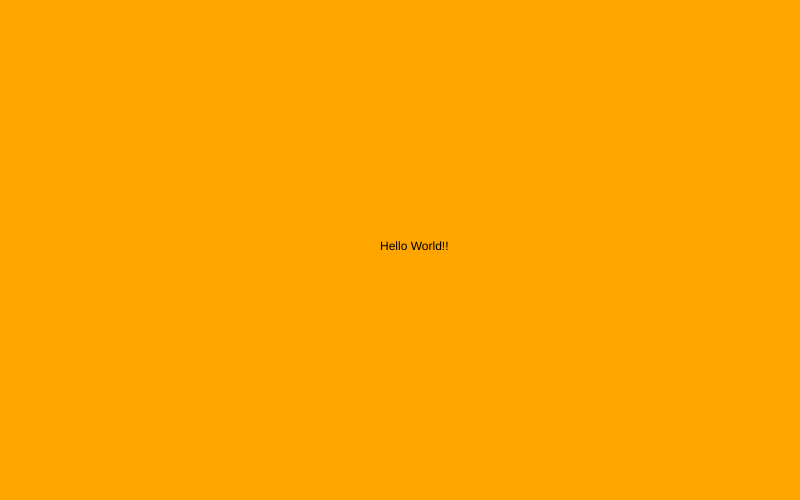
Frame 1 (no input)
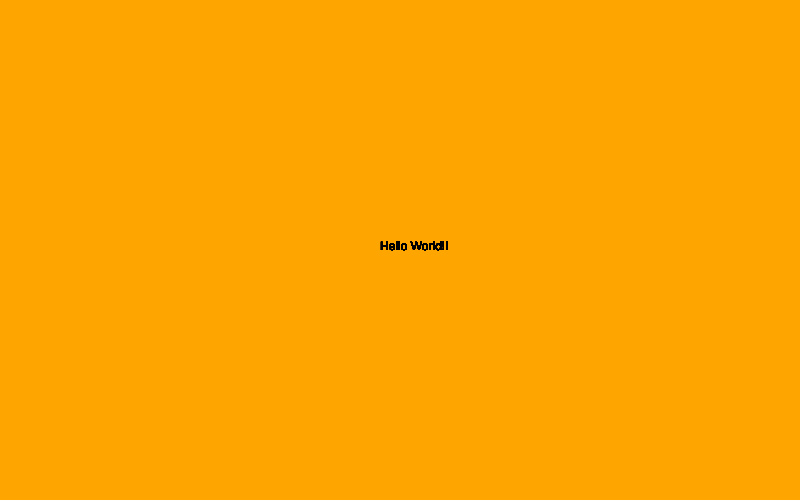
Frame 60 (no input)
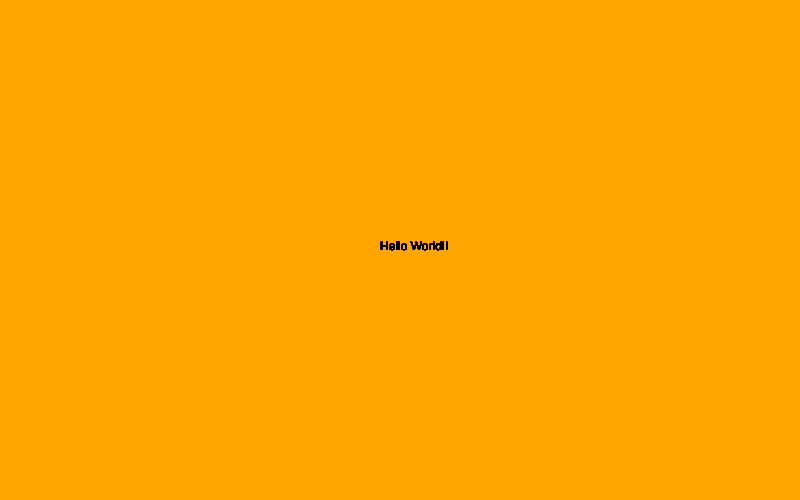
Frame 120 (the mouse pressed at the canvas centre since frame 60)

The p5.js sketch that drew these frames (run headless with seeded random() and noise() and a simulated clock; from frame 60 on, the mouse is pressed at the canvas centre):

// p5.js sketch
// ── sketch.js
function setup(){
// This is declaring the setup function. It is required to run the code.

  createCanvas(800,500)
  // This funtion creates a larger space 800px wide and 500px tall for the drawing to opperate on.

  background('orange')
  // This function specifies a color (orange) to the canvas.
}

function draw(){
// Declaring the draw function

  text("Hello World!!", 380, 250)
  // Printing the text "Hello World!!" at (x: 380, y: 250)
}
